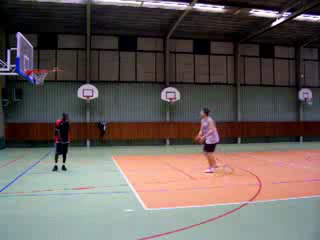
#> input picture frame 14 of FlowNet/v_Basketball_g01_c01.avi, 320 x 240 px
$ python read_video.py   (older library calls are emulated)
#> lines starting #> are read from the running program, lines starting #| are printed output that depends on the picture
# Simple optical flow algorithm

# python version: 2.7.6
# OpenCV version: 2.4.8


# Contact: Min-Hung (Steve) Chen at <cmhungsteve@gatech.edu>
#          Chih-Yao Ma at cyma@gatech.edu
# Last update: 05/13/2016

# string: a = 'ZX'; b = 'CV'; a + b = 'ZXCV'
# list the files in a foler:
# 1. import os; os.listdir("./")
# 2. import glob; glob.glob('./*.avi')


import numpy as np
import cv2

cap = cv2.VideoCapture('v_Basketball_g01_c01.avi')

# information of the video
# property identifier:
# 1: ?; 2: s/frame; 3: width; 4: height; 6: ?; 7: ?
Fr = round(1 / cap.get(2))
#Fr = 25
Wd = int(cap.get(3))
Ht = int(cap.get(4))

# Define the codec and create VideoWriter object
# fourcc = cv2.cv.CV_FOURCC('X', 'V', 'I', 'D') # opencv 2.4
fourcc = cv2.VideoWriter_fourcc(*'XVID')  # opencv 3.0
out = cv2.VideoWriter('out_flow.avi', fourcc, Fr, (Wd, Ht))

# read the first frame
ret, frame1 = cap.read()
#> frame1 is the input picture: shape (240, 320, 3); mean B, G, R 90.4, 94.1, 103.1
prvs = cv2.cvtColor(frame1, cv2.COLOR_BGR2GRAY)  # convert to gray scale
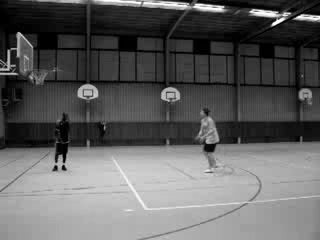
#> prvs: shape (240, 320); min 0, max 255, mean 96.4

# save in HSV (because of the optical flow algorithm we used)
hsv = np.zeros_like(frame1)
hsv[..., 1] = 255

indFrame = 1

while(cap.isOpened):
    # Capture frame-by-frame
    ret, frame2 = cap.read()
    if (indFrame % 10) == 0:

        if ret == True:

            # compute the optical flow from two adjacent frames
            next = cv2.cvtColor(frame2, cv2.COLOR_BGR2GRAY)
            flow = cv2.calcOpticalFlowFarneback(
                prvs, next, None, 0.5, 3, 15, 3, 5, 1.2, 0)
            # show in RGB for visualization
            mag, ang = cv2.cartToPolar(flow[..., 0], flow[..., 1])
            hsv[..., 0] = ang * 180 / np.pi / 2
            hsv[..., 2] = cv2.normalize(mag, None, 0, 255, cv2.NORM_MINMAX)
            frameProc = cv2.cvtColor(hsv, cv2.COLOR_HSV2BGR)

            out.write(frameProc)

            # Display the resulting frame
            cv2.imshow('Processed frame', frameProc)

            if cv2.waitKey(1) & 0xFF == ord('q'):
                break

            prvs = next

        else:
                break

    indFrame = indFrame + 1

# When everything done, release the capture
cap.release()
out.release()
cv2.destroyAllWindows()

$ run again, starting later in the video
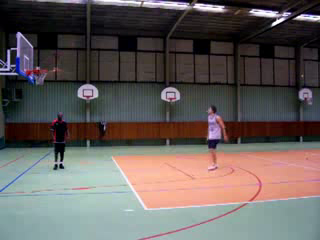
#> input picture frame 63 of FlowNet/v_Basketball_g01_c01.avi, 320 x 240 px
#> frame1 is the input picture: shape (240, 320, 3); mean B, G, R 91.7, 94, 101
#> `prvs = cv2.cvtColor(frame1, cv2.COLOR_BGR2GRAY)`:
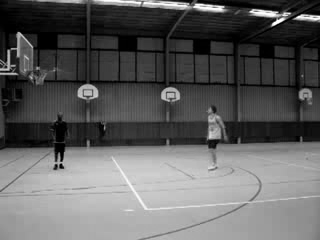
#> prvs: shape (240, 320); min 0, max 255, mean 95.8
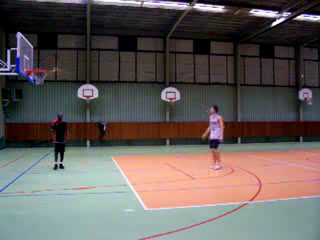
#> input picture frame 64 of FlowNet/v_Basketball_g01_c01.avi, 320 x 240 px
#> frame2 is the input picture: shape (240, 320, 3); mean B, G, R 91.7, 94, 101

$ run again, starting later in the video
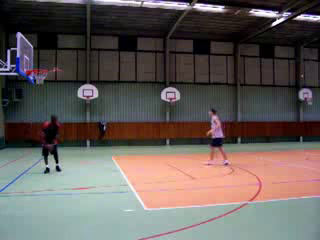
#> input picture frame 112 of FlowNet/v_Basketball_g01_c01.avi, 320 x 240 px
#> frame1 is the input picture: shape (240, 320, 3); mean B, G, R 90.5, 93.7, 101.2
#> `prvs = cv2.cvtColor(frame1, cv2.COLOR_BGR2GRAY)`:
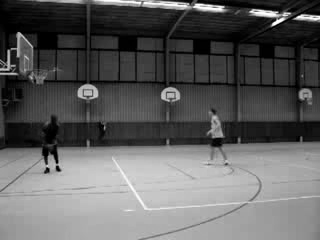
#> prvs: shape (240, 320); min 0, max 255, mean 95.6
